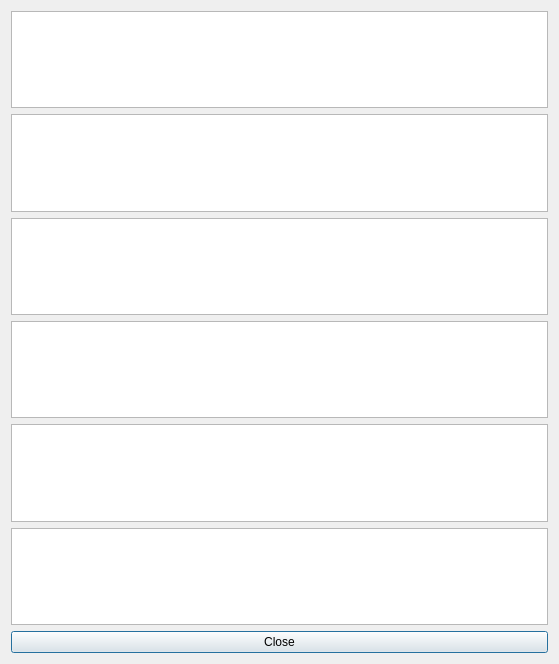
<?xml version="1.0" encoding="UTF-8"?>
<ui version="4.0">
 <class>StiSpikeSignalDataDialog</class>
 <widget class="QDialog" name="StiSpikeSignalDataDialog">
  <property name="geometry">
   <rect>
    <x>0</x>
    <y>0</y>
    <width>559</width>
    <height>664</height>
   </rect>
  </property>
  <property name="windowTitle">
   <string>Dialog</string>
  </property>
  <layout class="QGridLayout" name="gridLayout">
   <item row="0" column="0">
    <widget class="PlotWidget" name="graphicsView_left_sti"/>
   </item>
   <item row="1" column="0">
    <widget class="PlotWidget" name="graphicsView_right_sti"/>
   </item>
   <item row="2" column="0">
    <widget class="PlotWidget" name="graphicsView_sti_difference"/>
   </item>
   <item row="3" column="0">
    <widget class="PlotWidget" name="graphicsView_left_spikes"/>
   </item>
   <item row="4" column="0">
    <widget class="PlotWidget" name="graphicsView_right_spikes"/>
   </item>
   <item row="5" column="0">
    <widget class="PlotWidget" name="graphicsView_spikes_difference"/>
   </item>
   <item row="6" column="0">
    <widget class="QPushButton" name="pb_close">
     <property name="text">
      <string>Close</string>
     </property>
    </widget>
   </item>
  </layout>
 </widget>
 <customwidgets>
  <customwidget>
   <class>PlotWidget</class>
   <extends>QGraphicsView</extends>
   <header>pyqtgraph</header>
  </customwidget>
 </customwidgets>
 <resources/>
 <connections/>
</ui>
